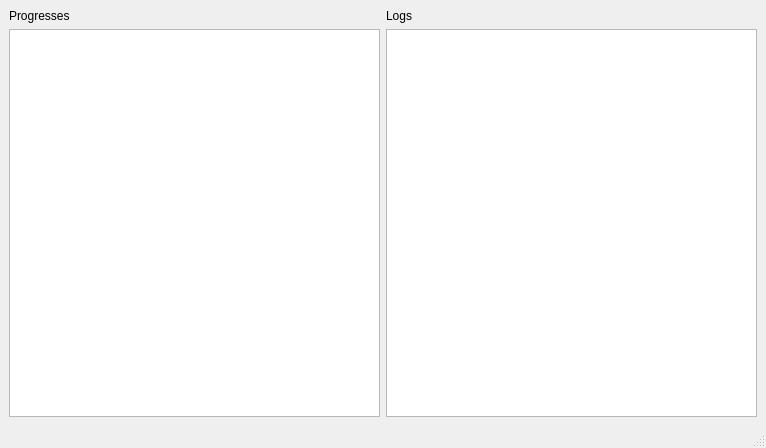
<?xml version="1.0" encoding="UTF-8"?>
<ui version="4.0">
 <class>ProgressWindow</class>
 <widget class="QMainWindow" name="ProgressWindow">
  <property name="geometry">
   <rect>
    <x>0</x>
    <y>0</y>
    <width>766</width>
    <height>448</height>
   </rect>
  </property>
  <property name="windowTitle">
   <string>Progress Monitor</string>
  </property>
  <widget class="QWidget" name="centralwidget">
   <layout class="QGridLayout" name="gridLayout">
    <item row="1" column="1">
     <widget class="QTextBrowser" name="textBrowserLogs"/>
    </item>
    <item row="0" column="0">
     <widget class="QLabel" name="labelProgresses">
      <property name="text">
       <string>Progresses</string>
      </property>
     </widget>
    </item>
    <item row="0" column="1">
     <widget class="QLabel" name="labelLogs">
      <property name="text">
       <string>Logs</string>
      </property>
     </widget>
    </item>
    <item row="1" column="0">
     <widget class="QListView" name="listViewProgresses"/>
    </item>
   </layout>
  </widget>
  <widget class="QStatusBar" name="statusbar"/>
 </widget>
 <resources/>
 <connections/>
</ui>
